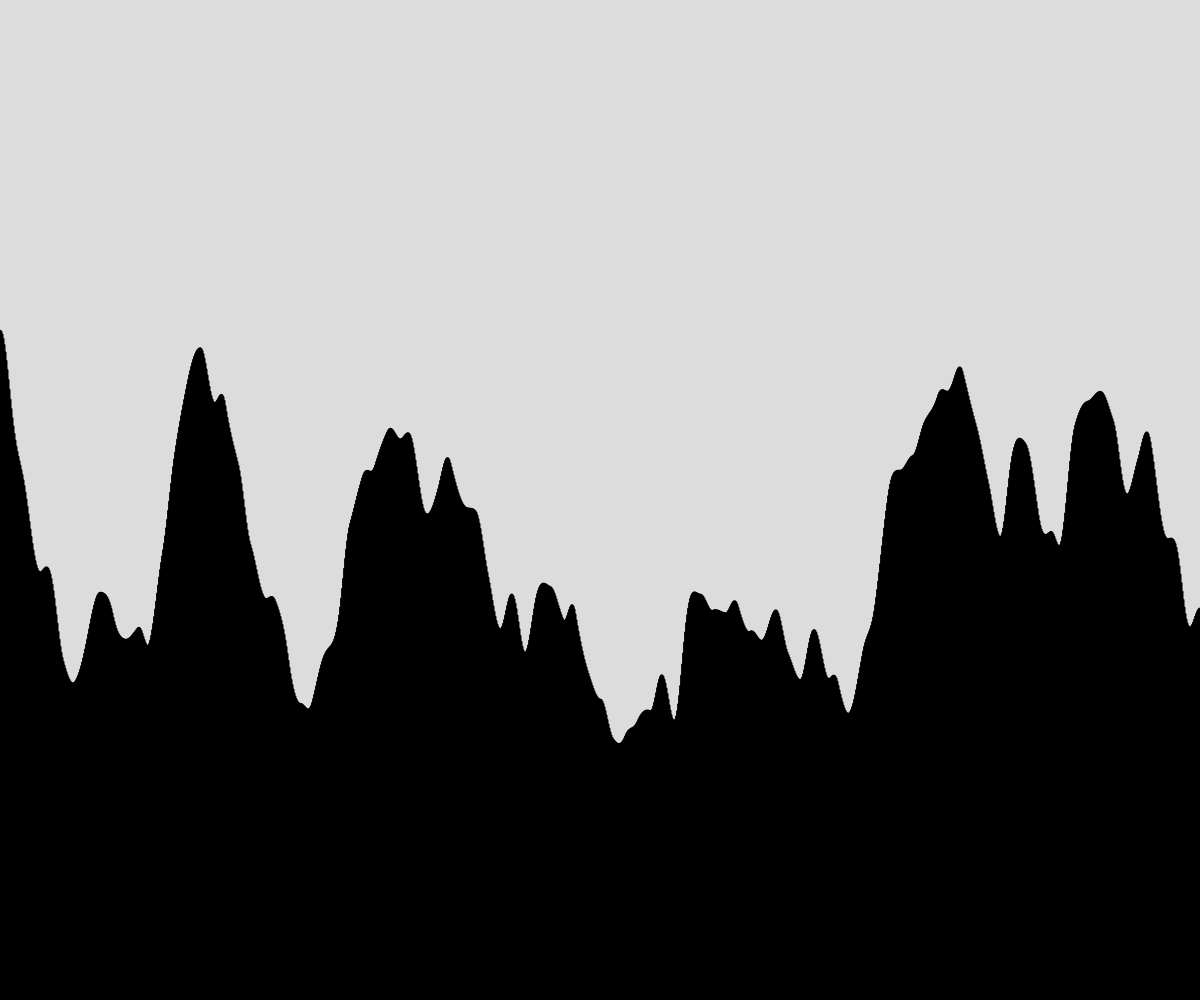
Frame 1 (no input)
Frame 60 (no input): identical to frame 1, image omitted
Frame 120 (the mouse pressed at the canvas centre since frame 60): identical to frame 1, image omitted

The p5.js sketch that drew this single still picture (run headless with seeded random() and noise() and a simulated clock; from frame 60 on, the mouse is pressed at the canvas centre):

// p5.js sketch
// ── sketch.js
// Perlin Noise Demo

let time;
let rectWidth;
let numberOfRects;
let rects = [];

function setup() {
  createCanvas(windowWidth, windowHeight);
  numberOfRects = width;
  time = 0;
  rectWidth = width / numberOfRects;
  generateInitialTerrain();
}

function draw() {
  background(220);
  fill(0);
  for (let i = 0; i < numberOfRects; i ++) {
    rect(rects[i].x, rects[i].y, rects[i].width, rects[i].height);
  }
  
}

function generateInitialTerrain() {
  for (let i = 0; i < numberOfRects; i++) {
    let rectHeight = noise(time) * height;
    let myRectangle = {
      height: rectHeight,
      width: rectWidth,
      x: i * rectWidth,
      y: height - rectHeight,
    };
    rects.push(myRectangle);

    // move along the perlin noise x-axis
    time += 0.01;
  }
  
}
